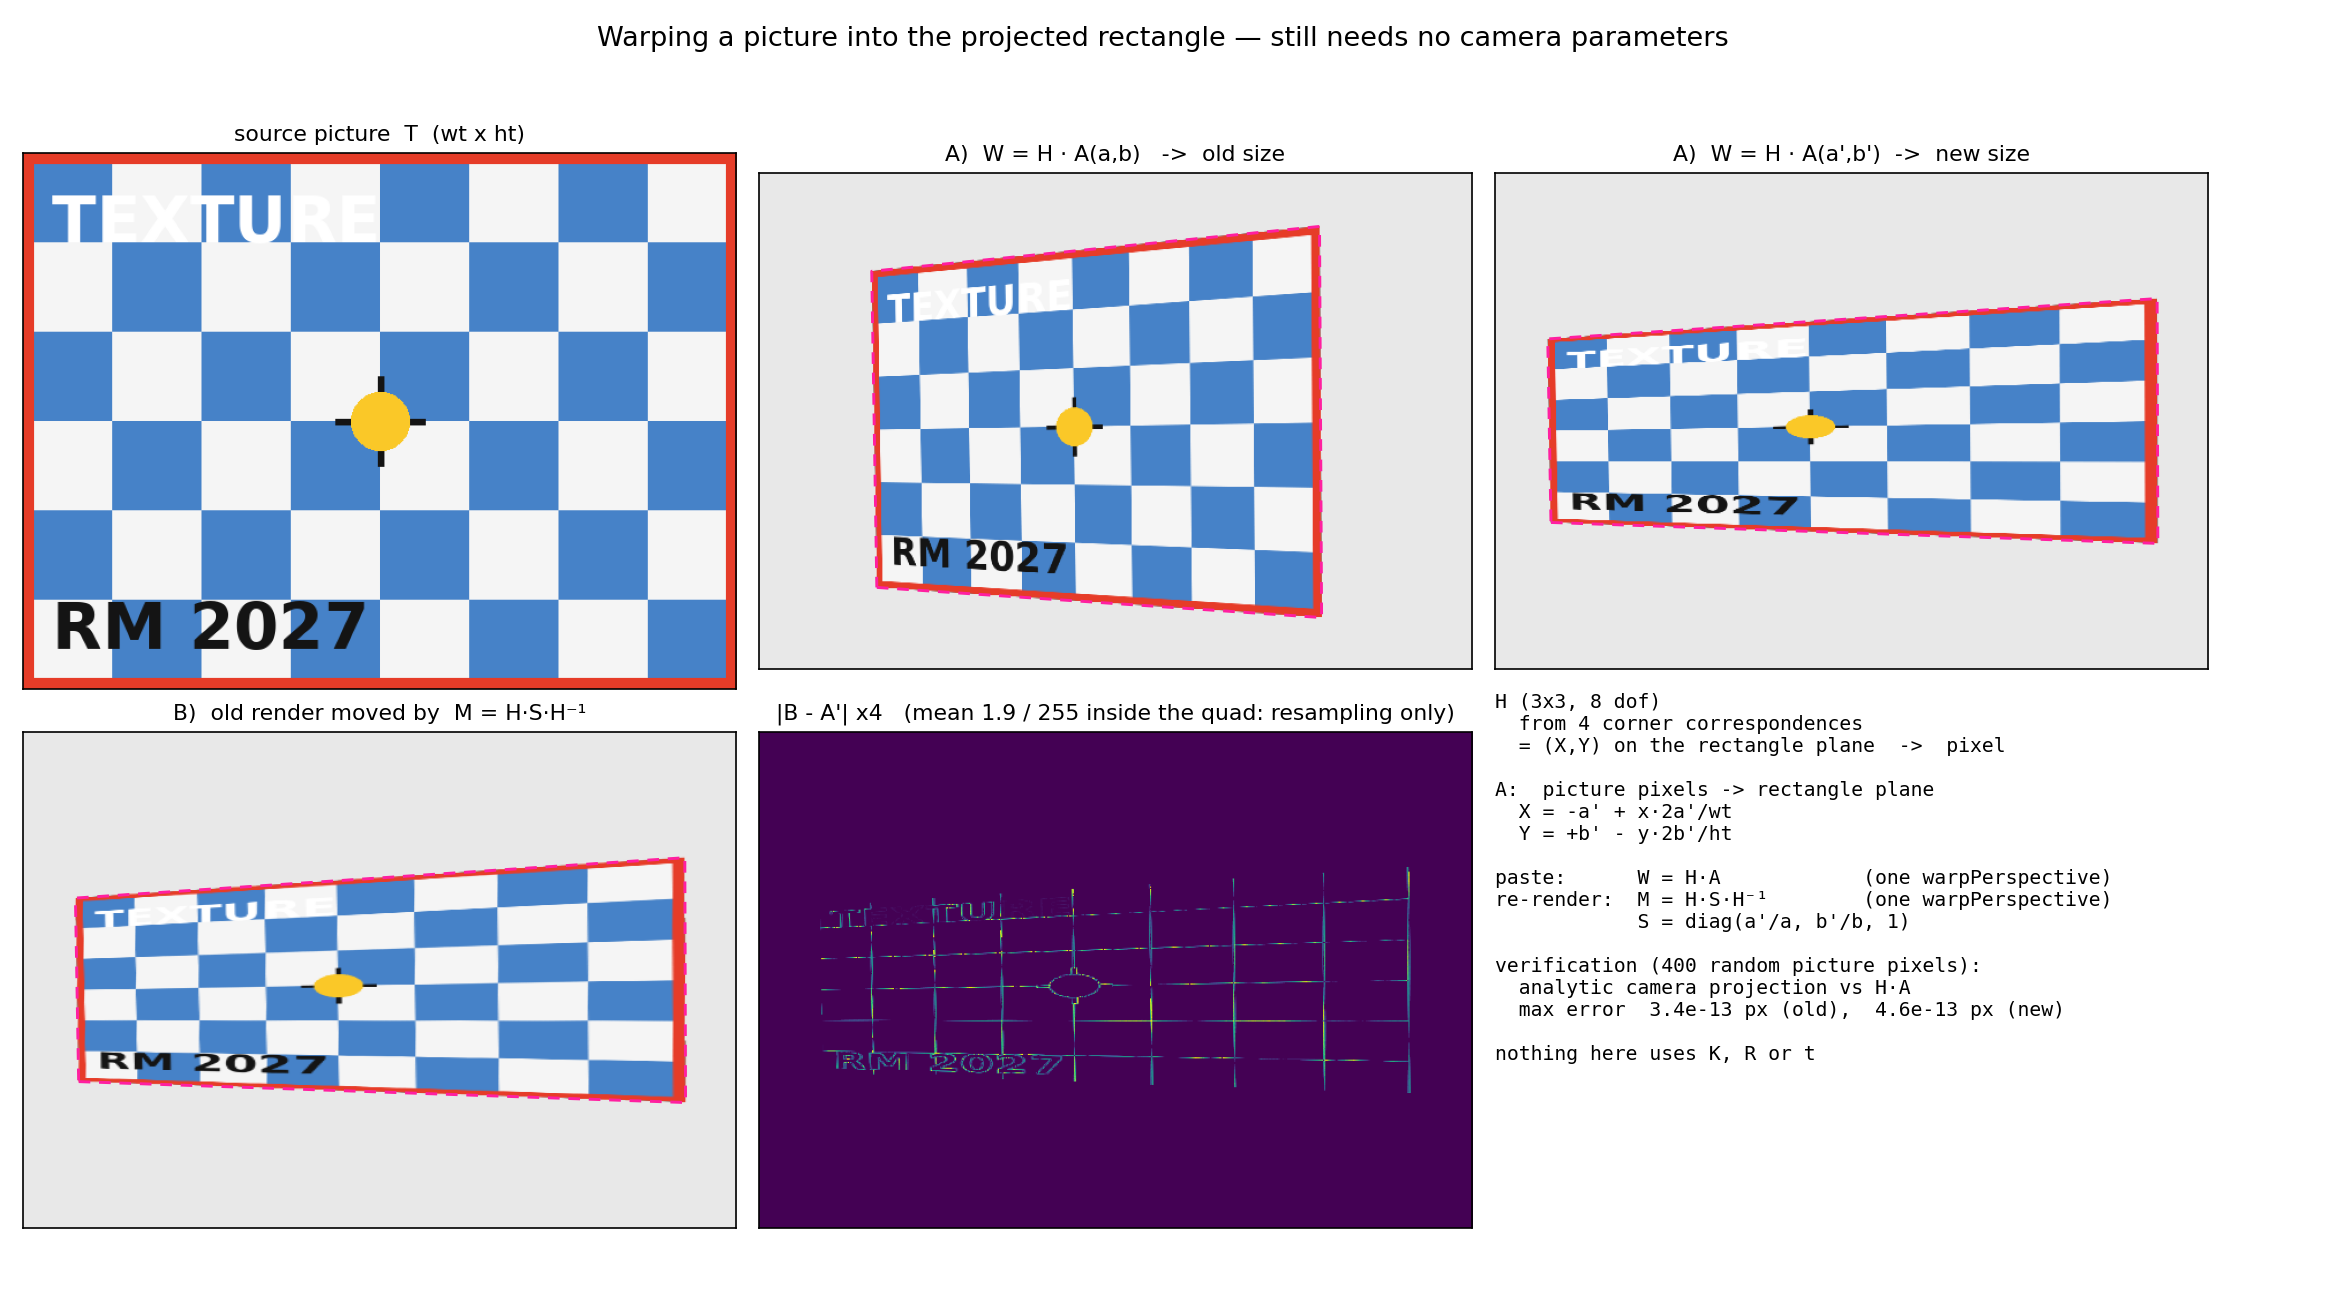

Here is the Python script that generated this plot:
# -*- coding: utf-8 -*-
"""
把一张(与矩形同尺寸的)图片投影到矩形的四个角点围成的区域内 —— 不需要相机参数。

两种情形，都只是"再乘一个 3x3 单应矩阵"：

  A) 图案是一张独立的矩形图片 T (尺寸 wt x ht)，要贴到矩形的表面上：
         W = H · A,   A 把 T 的像素坐标线性映射到新矩形的平面坐标 (-a',a')x(-b',b')
     然后用 warpPerspective(T, W) 直接画到画布上。

  B) 图案就是"旧矩形在相机里已经拍到的内容"，想按新的边长重新渲染：
         M = H · S · H⁻¹,   S = diag(a'/a, b'/b, 1) 是平面内的缩放
     同样是一次 warpPerspective。注意 M·W_old ≡ W_new (解析上严格相等)。

H 来自四个角点的对应关系，K、R、t 全程不出现。
"""
import numpy as np
import cv2
from PIL import Image, ImageDraw, ImageFont

from rect_homography_demo import rot, project, rect_plane, solve_H, apply_H

W_CANVAS, H_CANVAS = 1280, 720


# ---------------------------------------------------------------- 图案/工具
def make_texture(w=640, h=480):
    """生成一张测试图案：棋盘格 + 彩色标记，便于肉眼检查透视是否正确。"""
    img = np.full((h, w, 3), 245, np.uint8)
    ncol, nrow = 8, 6
    cw, ch = w // ncol, h // nrow
    for r in range(nrow):
        for c in range(ncol):
            if (r + c) % 2 == 0:
                img[r * ch:(r + 1) * ch, c * cw:(c + 1) * cw] = (70, 130, 200)
    pi = Image.fromarray(img)
    d = ImageDraw.Draw(pi)
    d.rectangle([0, 0, w - 1, h - 1], outline=(230, 60, 40), width=10)
    d.line([w // 2 - 40, h // 2, w // 2 + 40, h // 2], fill=(20, 20, 20), width=6)
    d.line([w // 2, h // 2 - 40, w // 2, h // 2 + 40], fill=(20, 20, 20), width=6)
    d.ellipse([w // 2 - 26, h // 2 - 26, w // 2 + 26, h // 2 + 26], fill=(250, 200, 40))
    try:
        font = ImageFont.truetype("DejaVuSans-Bold.ttf", 58)
    except Exception:
        font = ImageFont.load_default()
    d.text((26, h - 90), "RM 2027", font=font, fill=(20, 20, 20))
    d.text((26, 26), "TEXTURE", font=font, fill=(255, 255, 255))
    return np.asarray(pi)


def tex_to_plane(a, b, wt, ht):
    """图案像素坐标 (x,y)[左上原点, y 向下] -> 矩形平面坐标 (X,Y)[中心原点, Y 向上]。"""
    return np.array([[2.0 * a / wt, 0.0, -a],
                     [0.0, -2.0 * b / ht, b],
                     [0.0, 0.0, 1.0]])


def paint(canvas, tex, Wm):
    """把 tex 用单应 Wm 画到 canvas 上（软边 alpha 合成）。"""
    h, w = canvas.shape[:2]
    warped = cv2.warpPerspective(tex, Wm, (w, h), flags=cv2.INTER_LINEAR,
                                 borderMode=cv2.BORDER_CONSTANT, borderValue=0)
    m = cv2.warpPerspective(np.full(tex.shape[:2], 255, np.uint8), Wm, (w, h),
                            flags=cv2.INTER_LINEAR, borderMode=cv2.BORDER_CONSTANT, borderValue=0)
    al = (m.astype(np.float32) / 255.0)[..., None]
    return (canvas.astype(np.float32) * (1 - al) + warped.astype(np.float32) * al).astype(np.uint8)


def front_facing_pose(t_c, yaw=0.45):
    """构造一个"从正面、带一点偏航"看矩形的位姿：R 把矩形系映射到相机系。
    让矩形 +Z 朝向相机、+X 大致朝屏幕右、+Y 大致朝屏幕上，这样贴上去的图案不会被镜像。"""
    e_y = np.array([0., 1., 0.])
    d = np.asarray(t_c, float)
    d = d / np.linalg.norm(d)
    r3 = -(d + np.array([yaw, 0., 0.]))       # 平面法向(指向相机)
    r3 /= np.linalg.norm(r3)
    r1 = np.cross(r3, e_y)                     # 平面 +X
    r1 /= np.linalg.norm(r1)
    r2 = np.cross(r3, r1)                      # 平面 +Y
    return np.column_stack([r1, r2, r3])


# ---------------------------------------------------------------- 示意图
def make_figure(tex, old_px, new_px, c_old, c_new, canvas_old, canvas_new, canvas_b,
                diff_raw, dmean, path="rect_texture_warp_demo.png"):
    import matplotlib
    matplotlib.use("Agg")
    import matplotlib.pyplot as plt

    pts = np.vstack([old_px, new_px])
    x0 = int(max(0, pts[:, 0].min() - 45)); x1 = int(min(W_CANVAS, pts[:, 0].max() + 45))
    y0 = int(max(0, pts[:, 1].min() - 45)); y1 = int(min(H_CANVAS, pts[:, 1].max() + 45))

    def crop(im): return im[y0:y1, x0:x1]
    def poly(ax, P, col):
        Q = np.vstack([P, P[:1]])
        ax.plot(Q[:, 0], Q[:, 1], col, lw=1.4, ls=(0, (4, 3)))

    fig, axs = plt.subplots(2, 3, figsize=(15.5, 8.6))
    fig.suptitle("Warping a picture into the projected rectangle — still needs no camera parameters",
                 fontsize=13)

    ax = axs[0, 0]
    ax.imshow(tex); ax.set_title("source picture  T  (wt x ht)", fontsize=10.5)
    ax.set_xticks([]); ax.set_yticks([])

    for ax, im, P, lab in [(axs[0, 1], canvas_old, old_px, "A)  W = H · A(a,b)   ->  old size"),
                           (axs[0, 2], canvas_new, new_px, "A)  W = H · A(a',b')  ->  new size")]:
        ax.imshow(crop(im))
        poly(ax, P - [x0, y0], "#FF1FA0")
        ax.set_title(lab, fontsize=10.5); ax.set_xticks([]); ax.set_yticks([])

    ax = axs[1, 0]
    ax.imshow(crop(canvas_b)); poly(ax, new_px - [x0, y0], "#FF1FA0")
    ax.set_title("B)  old render moved by  M = H·S·H⁻¹", fontsize=10.5)
    ax.set_xticks([]); ax.set_yticks([])

    ax = axs[1, 1]
    ax.imshow(np.clip(crop(diff_raw) * 4, 0, 255).astype(np.uint8))
    ax.set_title(f"|B - A'| x4   (mean {dmean:.1f} / 255 inside the quad: resampling only)", fontsize=10.5)
    ax.set_xticks([]); ax.set_yticks([])

    ax = axs[1, 2]; ax.axis("off")
    ax.text(0.0, 1.0,
            "H (3x3, 8 dof)\n"
            "  from 4 corner correspondences\n"
            "  = (X,Y) on the rectangle plane  ->  pixel\n\n"
            "A:  picture pixels -> rectangle plane\n"
            "  X = -a' + x·2a'/wt\n"
            "  Y = +b' - y·2b'/ht\n\n"
            "paste:      W = H·A            (one warpPerspective)\n"
            "re-render:  M = H·S·H⁻¹        (one warpPerspective)\n"
            "            S = diag(a'/a, b'/b, 1)\n\n"
            "verification (400 random picture pixels):\n"
            "  analytic camera projection vs H·A\n"
            "  max error  3.4e-13 px (old),  4.6e-13 px (new)\n\n"
            "nothing here uses K, R or t",
            fontsize=9.5, va="top", family="monospace")

    fig.tight_layout(rect=(0, 0, 1, 0.955))
    fig.savefig(path, dpi=150)
    print("saved", path)


# ---------------------------------------------------------------- 主流程
if __name__ == "__main__":
    rng = np.random.default_rng(0)
    K = np.array([[900., 0, 640], [0, 900, 360], [0, 0, 1]])
    t = np.array([0.06, -0.03, 0.95])
    R = front_facing_pose(t)                   # 相机从矩形正面看过去（仅为了让图案正着显示）
    a, b = 0.22, 0.16                          # 旧半边长
    a2, b2 = 1.35 * a, 0.60 * b                # 新半边长

    tex = make_texture()
    ht, wt = tex.shape[:2]

    old_px = np.array([project(K, R, t, np.array([X, Y, 0.])) for X, Y in rect_plane(a, b)])
    new_px = np.array([project(K, R, t, np.array([X, Y, 0.])) for X, Y in rect_plane(a2, b2)])
    H = solve_H(rect_plane(a, b), old_px)      # 唯一输入：四个像素点 + 边长

    W_old = H @ tex_to_plane(a, b, wt, ht)
    W_new = H @ tex_to_plane(a2, b2, wt, ht)

    canvas_old = paint(np.full((H_CANVAS, W_CANVAS, 3), 232, np.uint8), tex, W_old)
    canvas_new = paint(np.full((H_CANVAS, W_CANVAS, 3), 232, np.uint8), tex, W_new)

    S = np.diag([a2 / a, b2 / b, 1.0])
    M = H @ S @ np.linalg.inv(H)
    bg = np.full((H_CANVAS, W_CANVAS, 3), 232, np.uint8)
    poly_old = np.zeros((H_CANVAS, W_CANVAS), np.uint8)
    cv2.fillConvexPoly(poly_old, old_px.astype(np.int32), 255)
    m_b = cv2.warpPerspective(poly_old, M, (W_CANVAS, H_CANVAS), flags=cv2.INTER_LINEAR)
    warp_b = cv2.warpPerspective(canvas_old, M, (W_CANVAS, H_CANVAS), flags=cv2.INTER_LINEAR)
    a_b = (m_b.astype(np.float32) / 255.0)[..., None]
    canvas_b = (bg * (1 - a_b) + warp_b.astype(np.float32) * a_b).astype(np.uint8)

    # 中心像 = 两条对角线交点（不是四角点平均）
    c_old = apply_H(H, np.array([[0., 0.]]))[0]
    c_new = apply_H(H, np.array([[0., 0.]]))[0]

    # ---- 验证 1：图案点 -> 像素（绕开算法，直接用 K,R,t 的解析投影）----
    N = 400
    tp = np.column_stack([rng.uniform(0, wt, N), rng.uniform(0, ht, N)])
    err = {}
    for tag, Wm, (aa, bb) in [("old", W_old, (a, b)), ("new", W_new, (a2, b2))]:
        A = tex_to_plane(aa, bb, wt, ht)
        plane = (A @ np.vstack([tp.T, np.ones(N)]))[:2].T
        gt = np.array([project(K, R, t, np.array([X, Y, 0.])) for X, Y in plane])
        err[tag] = np.abs(apply_H(Wm, tp) - gt).max()

    # ---- 验证 2：两条渲染路径的一致性（M·W_old ≡ W_new，差异只来自重采样）----
    mask = cv2.warpPerspective(np.full((ht, wt), 255, np.uint8), W_new, (W_CANVAS, H_CANVAS),
                               flags=cv2.INTER_NEAREST)
    sel = cv2.erode(mask, np.ones((15, 15), np.uint8)) > 0
    diff_raw = np.zeros((H_CANVAS, W_CANVAS), np.uint8)
    diff_raw[sel] = np.abs(canvas_b.astype(np.int16) - canvas_new.astype(np.int16)).max(2)[sel]

    print("H =\n", np.round(H, 6))
    print(f"图案点 -> 像素: 旧尺寸最大误差 {err['old']:.2e} px, 新尺寸最大误差 {err['new']:.2e} px")
    print(f"两条渲染路径差异: mean={diff_raw[sel].mean():.2f}/255  p99={np.percentile(diff_raw[sel],99):.1f}")

    make_figure(tex, old_px, new_px, c_old, c_new, canvas_old, canvas_new, canvas_b,
                diff_raw, diff_raw[sel].mean())
